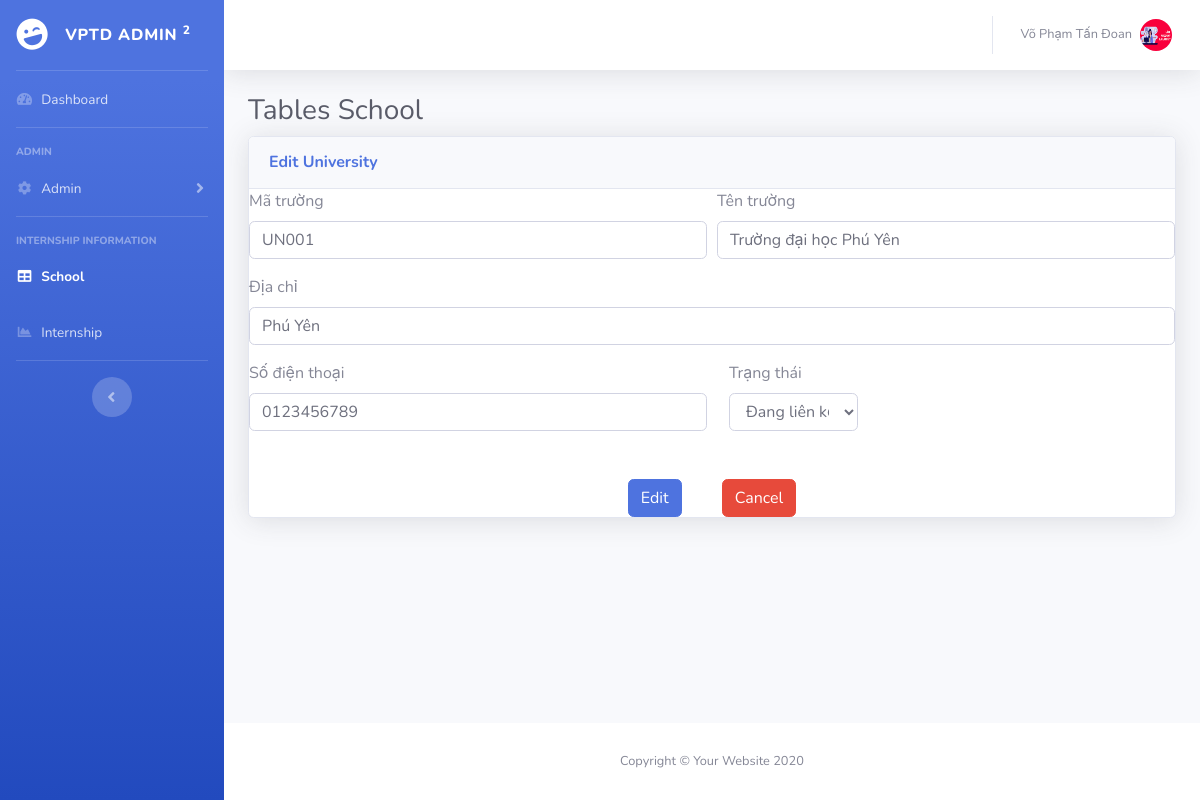
The page /Internship/school/editschool.php?id=14 (signed in) on the database its author committed.
### tables this page shows
CREATE TABLE `school` (
  `id` int(11) NOT NULL,
  `codeschool` varchar(256) NOT NULL,
  `nameschool` varchar(256) NOT NULL,
  `address` varchar(256) NOT NULL,
  `phone` int(10) NOT NULL,
  `status` int(1) NOT NULL
);

### Internship/login/setSession.php (called while the page is built, shortened)
<?php
    if(isset($_SESSION["users"])){
            $fullname   =  $_SESSION['users']['fullname'];
            $image      =  $_SESSION['users']['img'];
            $roleID     =  $_SESSION['users']['roleid'];
    }else{
            header('Location: ../404.php');
            exit;
    }
?>

### Internship/database/database.php (called while the page is built, shortened)
<?php
    $db = new database(HOST, DB_USER, DB_PASSWORD, DB_NAME);
    class database {
        public $connection;
        function __construct($host, $db_user, $db_pass, $db_name){
            $this->connection = new mysqli($host, $db_user, $db_pass, $db_name);
        }
        function getData($sql){
            $result = $this->connection->query($sql);
            $data = [];
            if($result->num_rows > 0){
                while($row = $result->fetch_assoc()){
                    $data[] = $row;
                }
            }
            return $data;
        }
    }
?>

### Internship/school/editschool.php (the view, shortened to what this page needs)
<?php
	require_once('../database/database.php');
    require_once('../login/setSession.php');
?>
<?php
    $id = $_GET['id'];
    $sqlgetdataschool = "SELECT * FROM school WHERE id = '$id'";
    $resultgetdataschool = $db->getData($sqlgetdataschool);
    $codeschool = $resultgetdataschool[0]['codeschool'];
    $nameschool = $resultgetdataschool[0]['nameschool'];
    $address    = $resultgetdataschool[0]['address'];
    $phone      = $resultgetdataschool[0]['phone'];
    $status     = $resultgetdataschool[0]['status'];
?>
<!DOCTYPE html>
<html lang="en">
<head>
    <link href="../vendor/fontawesome-free/css/all.min.css" rel="stylesheet" type="text/css">
    <link href="../css/sb-admin-2.min.css" rel="stylesheet">
    <link href="../vendor/datatables/dataTables.bootstrap4.min.css" rel="stylesheet">
</head>
<body id="page-top">
    <div id="wrapper">
         <ul class="navbar-nav bg-gradient-primary sidebar sidebar-dark accordion" id="accordionSidebar">
            <a class="sidebar-brand d-flex align-items-center justify-content-center" href="../home.php">
                <div class="sidebar-brand-icon rotate-n-15">
                    <i class="fas fa-laugh-wink"></i>
                </div>
                <div class="sidebar-brand-text mx-3">VPTD Admin <sup>2</sup></div>
            </a>
            <hr class="sidebar-divider my-0">
            <li class="nav-item">
                <a class="nav-link" href="../home.php">
                    <i class="fas fa-fw fa-tachometer-alt"></i>
                    <span>Dashboard</span></a>
            </li>
            <hr class="sidebar-divider">
            <?php
                if($roleID ==1){
            ?>
                    <div class="sidebar-heading">
                        ADMIN
                    </div>
                    <li class="nav-item">
                        <a class="nav-link collapsed" href="#" data-toggle="collapse" data-target="#collapseTwo"
                            aria-expanded="true" aria-controls="collapseTwo">
                            <i class="fas fa-fw fa-cog"></i>
                            <span>Admin</span>
                        </a>
                    </li>
                    <hr class="sidebar-divider">
                    <div class="sidebar-heading">
                        Internship information
                    </div>
                    <li class="nav-item active">
                        <a class="nav-link" href="../school.php">
                            <i class="fas fa-fw fa-table"></i>
                            <span>School</span></a>
                    </li>
                    <li class="nav-item">
                        <a class="nav-link" href="../internship.php">
                            <i class="fas fa-fw fa-chart-area"></i>
                            <span>Internship</span></a>
                    </li>
                    <hr class="sidebar-divider d-none d-md-block">
                    <div class="text-center d-none d-md-inline">
                        <button class="rounded-circle border-0" id="sidebarToggle"></button>
                    </div>
                </ul>
            <?php } ?>
        <div id="content-wrapper" class="d-flex flex-column">
            <div id="content">
                <nav class="navbar navbar-expand navbar-light bg-white topbar mb-4 static-top shadow">
                        <ul class="navbar-nav ml-auto">
                            <li class="nav-item dropdown no-arrow">
                                <a class="nav-link dropdown-toggle" href="#" id="userDropdown" role="button"
                                    data-toggle="dropdown" aria-haspopup="true" aria-expanded="false">
                                    <span class="mr-2 d-none d-lg-inline text-gray-600 small"><?php echo $fullname;?></span>
                                    <img class="img-profile rounded-circle"
                                        src="../upload/<?php echo $image;?>">
                                </a>
                            </li>
                        </ul>
                    </nav>
                <div class="container-fluid">
                    <h1 class="h3 mb-2 text-gray-800">Tables School</h1>
                    <div class="card shadow mb-4">
                        <div class="card-header py-3">
                            <h6 class="m-0 font-weight-bold text-primary">Edit University</h6>
                        </div>
                            <form method="POST" action="#">
                                <div class="form-row">
                                    <div class="form-group col-md-6">
                                        <label for="inputEmail4">Mã trường</label>
                                        <input type="text" name="matruong" class="form-control" id="inputEmail4" placeholder="Nhập mã trường" value="<?php echo $codeschool;?>">
                                    </div>
                                    <div class="form-group col-md-6">
                                        <label for="inputPassword4">Tên trường</label>
                                        <input type="text" name="tentruong" class="form-control" id="inputPassword4" placeholder="Nhập tên trường" value="<?php echo $nameschool;?>">
                                    </div>
                                </div>
                                <div class="form-group">
                                    <label for="inputAddress">Địa chỉ</label>
                                    <input type="text" name="diachi" class="form-control" id="inputAddress" placeholder="Nhập địa chỉ" value="<?php echo $address;?>">
                                </div>
                                <div class="form-row">
                                    <div class="form-group col-md-6">
                                        <label for="inputPassword4">Số điện thoại</label>
                                        <input type="number" name="sdt" class="form-control" id="inputPassword4" placeholder="Nhập số điện thoại" value="<?php echo "0".$phone;?>">
                                    </div>
                                    <div class="form-group col-md-6">
                                        <div class="form-group col-md-4">
                                            <label for="inputState">Trạng thái</label>
                                            <select id="inputState" class="form-control" name="status">
                                                <?php if($status ==1){?>
                                                    <option value="1">Đang liên kết</option>
                                                <?php }else{ ?>
                                                    <option value="2">Ngừng liên kết</option>
                                                    <option value="1">Đang liên kết</option>
                                                <?php } ?>
                                            </select>
                                        </div>
                                    </div>
                                </div>
                                <div style="display: flex; align-items: center;justify-content: center;">
                                    <button name="btn_add" style="margin: 0 20px;" type="submit" class="btn btn-primary">Edit</button>
                                    <button style="margin: 0 20px;" type="submit" class="btn btn-danger">
                                        <a href="../school.php" style="color: white;">Cancel</a>
                                    </button>
                                </div>
                            </form>
                    </div>
                </div>
            </div>
            <footer class="sticky-footer bg-white">
                <div class="container my-auto">
                    <div class="copyright text-center my-auto">
                        <span>Copyright &copy; Your Website 2020</span>
                    </div>
                </div>
            </footer>
        </div>
    </div>
</body>
</html>

### rows shown on the page
school: matruong "UN001", tentruong "Trường đại học Phú Yên", diachi "Phú Yên", sdt "0123456789", status "Đang liên kết"

### other values the page prints
$fullname "Võ Phạm Tấn Đoan"
